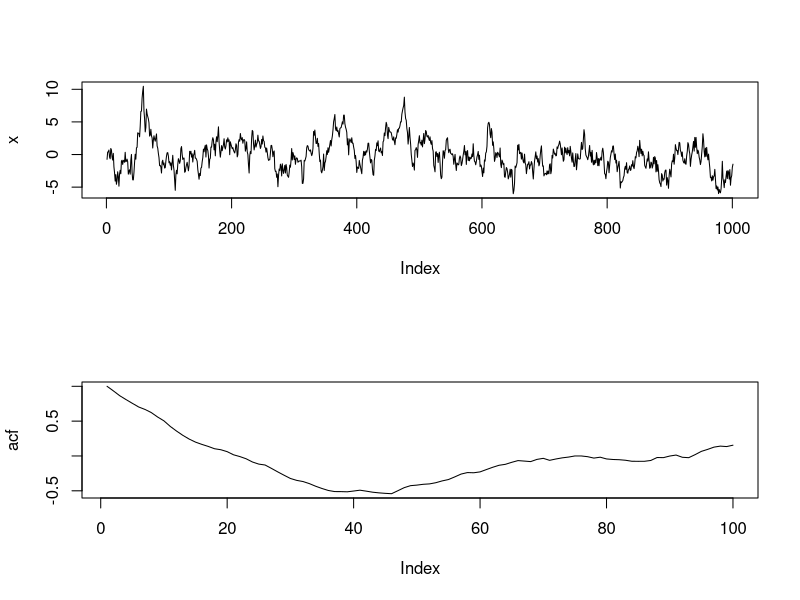
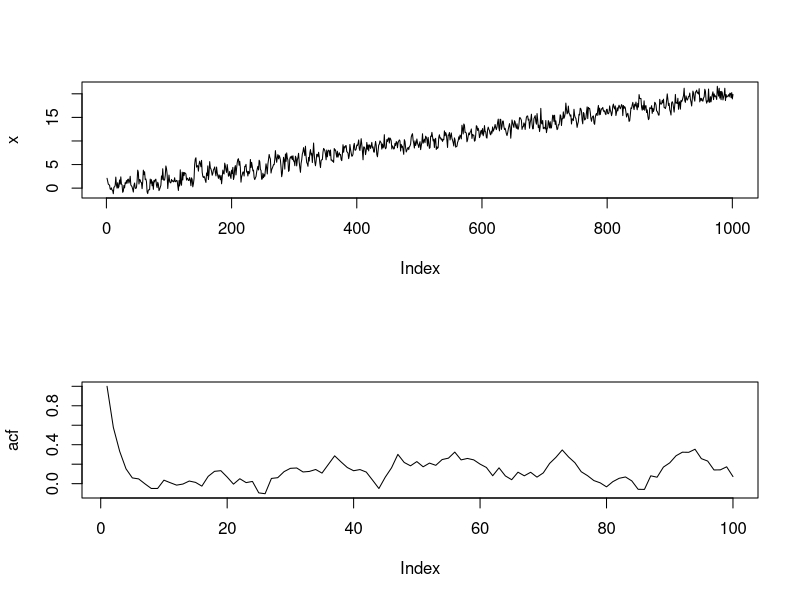
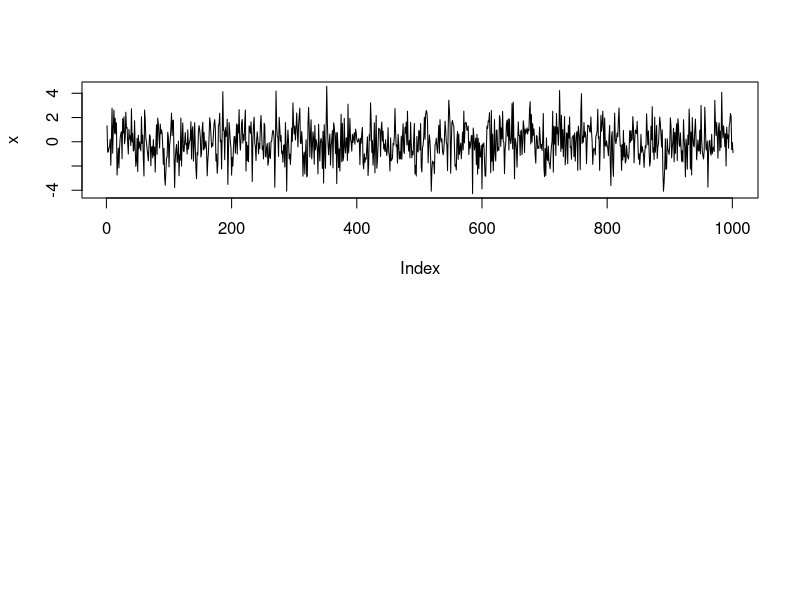

Write the R code that produced these figures, in order.
#

x0=rnorm(1)
x<-NULL
x[1]<-x0
for (i in 1:1000) {
	x[i+1]<-x[i]*.9+rnorm(1)*1
}
acf<-NULL
for (i in 1:100) {
l1<-100
acf[i]<-cor(x[1:l1],x[(1+(i-1)):(l1+(i-1))])
}

par(mfrow=c(2,1)) 
plot(x,type="l")
plot(acf,type="l")







#this one depends on i so is not stationary - note the acf does not go to 0

x0=rnorm(1)
x<-NULL
x[1]<-x0
for (i in 1:1000) {
	x[i+1]<-x[i]*.5+rnorm(1)*1+0.01*i
}
acf<-NULL
for (i in 1:100) {
l1<-100
acf[i]<-cor(x[1:l1],x[(1+(i-1)):(l1+(i-1))])
}

par(mfrow=c(2,1)) 
plot(x,type="l")
plot(acf,type="l")





#moving average process
z<-rnorm(1001)
x0=rnorm(1)
x<-NULL
x[1]<-x0
for (i in 1:1000) {
	if (1) {
	x[i+1]<-rnorm(1)+1.0*z[i]
	}
	if (i>1) {
	x[i+1]<-rnorm(1)+1.0*z[i]+0.3*z[(i-1)]
	}
	}

plot(x,type="l")
mean(x)


